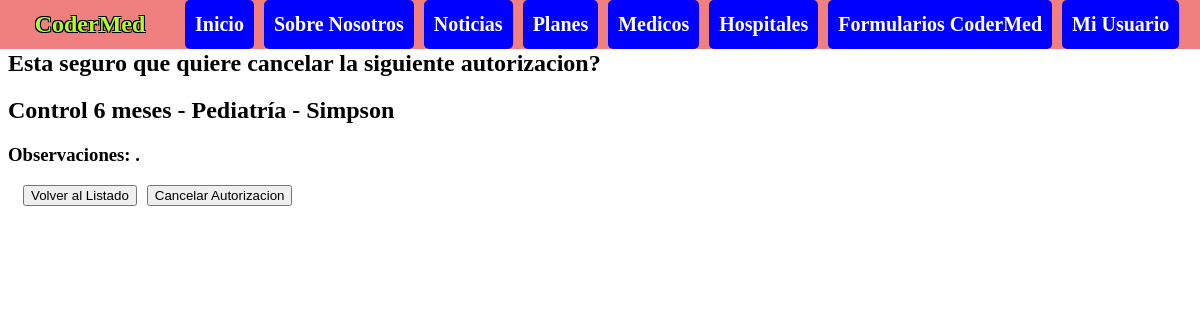
Page /os/cancelar-autorizacion/2/ (signed in) on the committed database.
### obra_social/models.py (models this page shows, shortened)
class Autorizacion(models.Model):
    creador = models.ForeignKey(User, on_delete=models.CASCADE, null=True)
    dni_afiliado=models.CharField(max_length=10)
    plan=models.IntegerField()
    hospital=models.CharField(max_length=40)
    especialista=models.CharField(max_length=200)
    intervencion=models.CharField(max_length=100)
    observaciones=models.TextField(blank=True)
    fecha_solicitud=models.DateTimeField(auto_now_add=True)
    solicitud_aprobada=models.BooleanField(default=False)

### obra_social/views.py (the view)
# urls.py: path("cancelar-autorizacion/<int:id>/",preelimina_autorizacion, name="cancelar-autorizacion"),
@login_required
def preelimina_autorizacion(request,id):
    contexto = {
        "autorizacion": Autorizacion.objects.get(id=id)
    }
    http_response = render(
        request=request,
        template_name='obra_social/cancelar-autorizacion.html',
        context=contexto
    )
    return http_response

### obra_social/templates/obra_social/cancelar-autorizacion.html (shortened to what this page needs)
{% extends "base.html" %}
{% block contenido%}
    <h2>Esta seguro que quiere cancelar la siguiente autorizacion?</h2>
    <h2>{{ autorizacion.intervencion }} - {{ autorizacion.especialista }}</h2>
    <h3>Observaciones: {{ autorizacion.observaciones }}</h3>
    <div class="opciones">
        <form action="{% url 'lista-autorizaciones' %}" method="get">
            <input type="submit" value="Volver al Listado"/>
        </form>
        <form action="{% url 'eliminar-autorizacion' autorizacion.id %}" method="post">
            <input type="submit" value="Cancelar Autorizacion"/>
        </form>
    </div>
{% endblock contenido %}

### static/css/styles.css (style rules this page uses)
.opciones { display: flex; flex-direction: row; padding-left: 10px; padding-right: 10px; }
.opciones input { margin-left: 5px; margin-right: 5px; }

### rows in the picture
Autorizacion: intervencion "Control 6 meses", especialista "Pediatría - Simpson", observaciones "."
